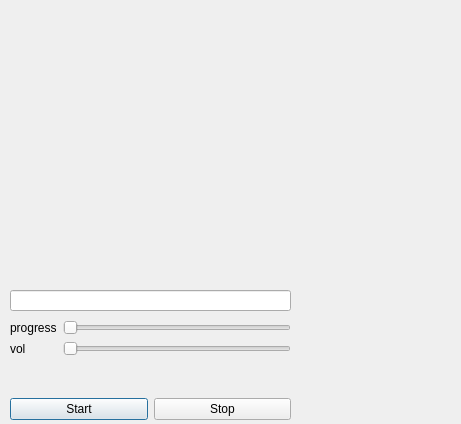
<?xml version="1.0" encoding="UTF-8"?>
<ui version="4.0">
 <class>Dialog</class>
 <widget class="QDialog" name="Dialog">
  <property name="geometry">
   <rect>
    <x>0</x>
    <y>0</y>
    <width>461</width>
    <height>424</height>
   </rect>
  </property>
  <property name="windowTitle">
   <string>Dialog</string>
  </property>
  <widget class="QLineEdit" name="lineEdit">
   <property name="geometry">
    <rect>
     <x>10</x>
     <y>290</y>
     <width>281</width>
     <height>21</height>
    </rect>
   </property>
  </widget>
  <widget class="QWidget" name="layoutWidget">
   <property name="geometry">
    <rect>
     <x>10</x>
     <y>320</y>
     <width>281</width>
     <height>100</height>
    </rect>
   </property>
   <layout class="QVBoxLayout" name="verticalLayout">
    <item>
     <layout class="QFormLayout" name="formLayout">
      <item row="0" column="0">
       <widget class="QLabel" name="label">
        <property name="text">
         <string>progress</string>
        </property>
       </widget>
      </item>
      <item row="0" column="1">
       <widget class="QSlider" name="slider_progress">
        <property name="orientation">
         <enum>Qt::Horizontal</enum>
        </property>
       </widget>
      </item>
      <item row="1" column="0">
       <widget class="QLabel" name="label_2">
        <property name="text">
         <string>vol</string>
        </property>
       </widget>
      </item>
      <item row="1" column="1">
       <widget class="QSlider" name="slider_volume">
        <property name="orientation">
         <enum>Qt::Horizontal</enum>
        </property>
       </widget>
      </item>
     </layout>
    </item>
    <item>
     <layout class="QHBoxLayout" name="horizontalLayout">
      <item>
       <widget class="QPushButton" name="pb_start">
        <property name="text">
         <string>Start</string>
        </property>
       </widget>
      </item>
      <item>
       <widget class="QPushButton" name="pb_stop">
        <property name="text">
         <string>Stop</string>
        </property>
       </widget>
      </item>
     </layout>
    </item>
   </layout>
  </widget>
  <widget class="QLabel" name="cover_label">
   <property name="geometry">
    <rect>
     <x>10</x>
     <y>20</y>
     <width>321</width>
     <height>261</height>
    </rect>
   </property>
   <property name="text">
    <string/>
   </property>
   <property name="scaledContents">
    <bool>true</bool>
   </property>
  </widget>
 </widget>
 <resources/>
 <connections/>
</ui>
